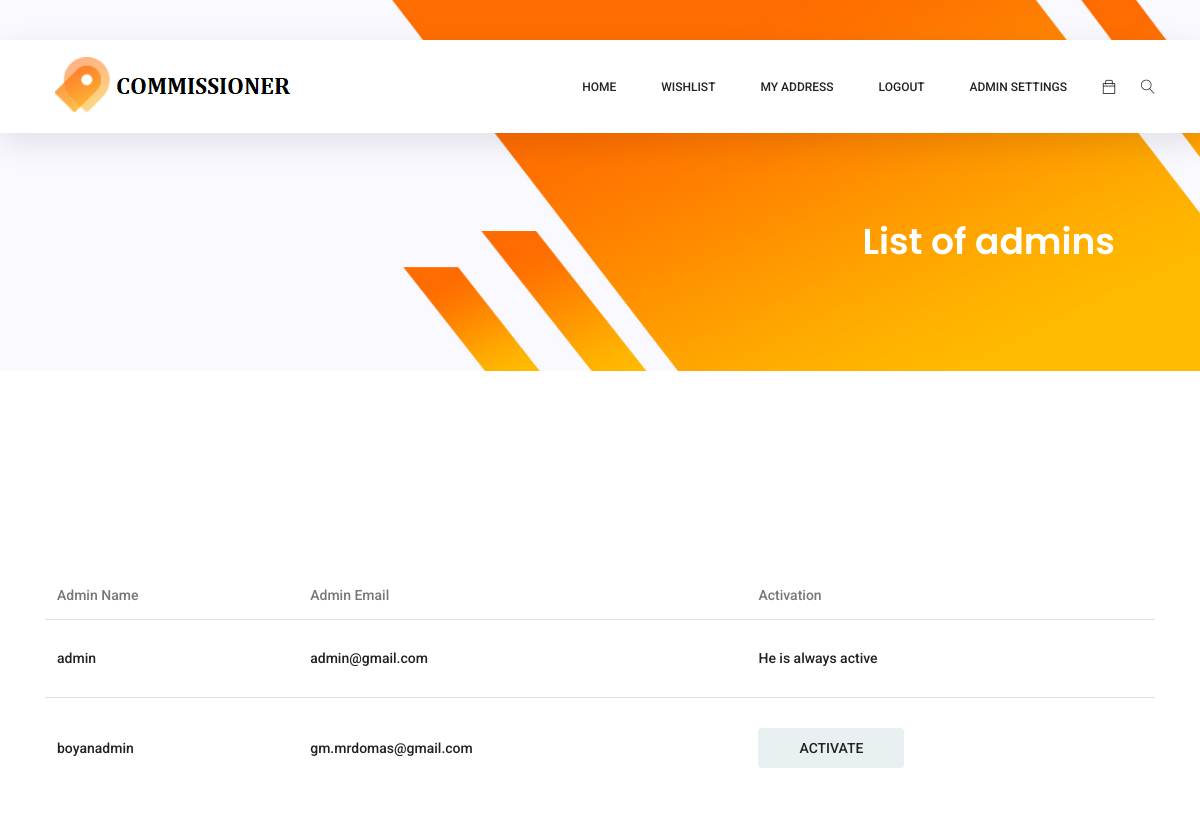
The app's page /admin_list (signed in) with its own data.
### models.py (models this page shows, shortened)
class User(db.Model):
    __tablename__ = 'user'
    id = db.Column(db.Integer, primary_key=True)
    email = db.Column(db.String(80), unique=True, nullable=False)
    username = db.Column(db.String(80), unique=True, nullable=False)
    password = db.Column(db.String(120), unique=True, nullable=False)
    login_id = db.Column(db.String(36), nullable=True)
    is_admin = db.Column(db.Integer, default=0, unique=False)
    confirmed = db.Column(db.Boolean, nullable=False, default=False)
    admin_activation = db.Column(db.Boolean, nullable=False, default=False)
    received = db.Column(db.Boolean, nullable=False, default=True)
    @property
    def is_main_admin(self):
        if self.id == 1:
            return True
        return False
    @property
    def is_activated(self):
        if self.is_admin and self.admin_activation:
            return True
        return False
    @property
    def is_active(self):
        return True

### app.py (the view)
@app.route('/admin_list', methods=['GET', 'POST'])
def admin_list():
    if not current_user.is_main_admin:
        return redirect(url_for('home'))
    users = User.query.filter_by(is_admin=1, confirmed=1).all()
    return render_template("list_admins.html",users=users)

### login.py (called while the page is built)
@login_manager.user_loader
def load_user(user_id):
    return User.query.filter_by(login_id=user_id).first()

### templates/list_admins.html (shortened to what this page needs)
{% extends "base.html" %}
{% block content %}
<section class="banner-area organic-breadcrumb">
    <div class="container">
        <div class="breadcrumb-banner d-flex flex-wrap align-items-center justify-content-end">
            <div class="col-first">
                <h1>List of admins</h1>
            </div>
        </div>
    </div>
</section>
<section id="cart" class="cart_area">
    <div class="container">
        <div class="cart_inner">
            <div class="table-responsive">
                <table id="table" class="table">
                    <thead>
                        <tr>
                            <th scope="col">Admin Name</th>
                            <th scope="col">Admin Email</th>
                            <th scope="col">Activation</th>
                        </tr>
                    </thead>
                    <tbody>
                        {% for user in users %}
                            <tr>
                                <td>
                                    <h5>{{user.username}}</h5>
                                </td>
                                <td>
                                    <h5>{{user.email}}</h5>
                                </td>
                                <td>
                                    {% if not user.is_main_admin %}
                                            <button id="{{user.id}}" class="gray_btn" style="cursor:pointer" onClick="activation({{user.id}})">
                                                {% if user.is_activated %}
                                                    Deactivate
                                                {% else %}
                                                    Activate
                                                {% endif %}
                                            </button>
                                    {% else %}
                                        <h5>He is always active</h5>
                                    {% endif %}
                                </td>
                            </tr>
                        {% endfor %}
                    </tbody>
                </table>
            </div>
        </div>
    </div>
</section>
{% endblock %}

### records on screen
User: username "admin", email "admin@gmail.com", shows "He is always active"
User: username "boyanadmin", email "gm.mrdomas@gmail.com", is_admin "ACTIVATE"
